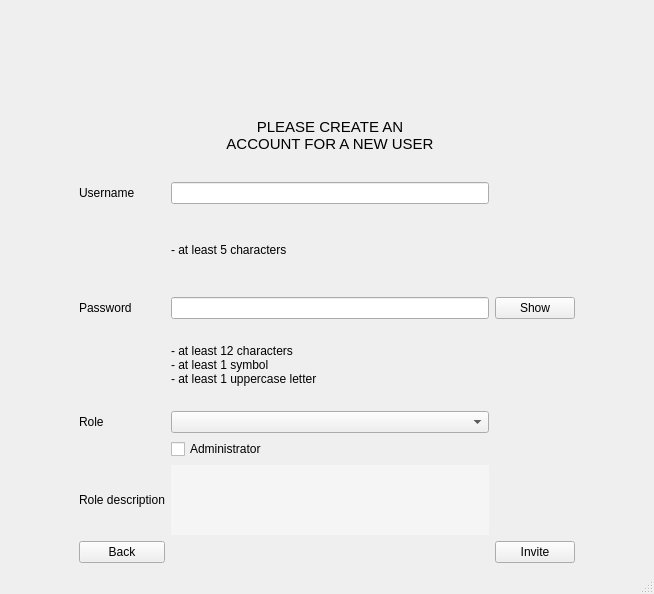
<?xml version="1.0" encoding="UTF-8"?>
<ui version="4.0">
 <class>MainWindow</class>
 <widget class="QMainWindow" name="MainWindow">
  <property name="geometry">
   <rect>
    <x>0</x>
    <y>0</y>
    <width>654</width>
    <height>594</height>
   </rect>
  </property>
  <property name="windowTitle">
   <string>Invite User</string>
  </property>
  <property name="windowIcon">
   <iconset>
    <normaloff>../../resources/logos/favicon.png</normaloff>../../resources/logos/favicon.png</iconset>
  </property>
  <widget class="QWidget" name="centralwidget">
   <layout class="QHBoxLayout" name="horizontalLayout_2">
    <item>
     <layout class="QGridLayout" name="gridLayout">
      <item row="4" column="2">
       <widget class="QLabel" name="label_5">
        <property name="text">
         <string>&lt;html&gt;&lt;head/&gt;&lt;body&gt;&lt;p&gt;- at least 5 characters&lt;/p&gt;&lt;/body&gt;&lt;/html&gt;</string>
        </property>
       </widget>
      </item>
      <item row="12" column="2">
       <widget class="QTextBrowser" name="roleDescription">
        <property name="maximumSize">
         <size>
          <width>16777215</width>
          <height>70</height>
         </size>
        </property>
        <property name="styleSheet">
         <string notr="true">background-color: rgba(255, 255, 255, 100);
border: none;</string>
        </property>
       </widget>
      </item>
      <item row="5" column="3">
       <widget class="QPushButton" name="showButton">
        <property name="text">
         <string>Show</string>
        </property>
       </widget>
      </item>
      <item row="2" column="2">
       <widget class="QLabel" name="label_6">
        <property name="font">
         <font>
          <pointsize>11</pointsize>
         </font>
        </property>
        <property name="text">
         <string>&lt;html&gt;&lt;head/&gt;&lt;body&gt;&lt;p align=&quot;center&quot;&gt;PLEASE CREATE AN&lt;br/&gt;ACCOUNT FOR A NEW USER&lt;/p&gt;&lt;/body&gt;&lt;/html&gt;</string>
        </property>
       </widget>
      </item>
      <item row="10" column="1">
       <widget class="QLabel" name="label">
        <property name="text">
         <string>Role</string>
        </property>
       </widget>
      </item>
      <item row="3" column="1">
       <widget class="QLabel" name="label_2">
        <property name="sizePolicy">
         <sizepolicy hsizetype="Preferred" vsizetype="Preferred">
          <horstretch>0</horstretch>
          <verstretch>0</verstretch>
         </sizepolicy>
        </property>
        <property name="text">
         <string>Username</string>
        </property>
       </widget>
      </item>
      <item row="5" column="1">
       <widget class="QLabel" name="label_3">
        <property name="text">
         <string>Password</string>
        </property>
       </widget>
      </item>
      <item row="5" column="2">
       <widget class="QLineEdit" name="passwordEdit"/>
      </item>
      <item row="3" column="0">
       <spacer name="horizontalSpacer">
        <property name="orientation">
         <enum>Qt::Horizontal</enum>
        </property>
        <property name="sizeType">
         <enum>QSizePolicy::Fixed</enum>
        </property>
        <property name="sizeHint" stdset="0">
         <size>
          <width>70</width>
          <height>0</height>
         </size>
        </property>
       </spacer>
      </item>
      <item row="12" column="1">
       <widget class="QLabel" name="label_4">
        <property name="text">
         <string>Role description</string>
        </property>
       </widget>
      </item>
      <item row="1" column="2">
       <layout class="QHBoxLayout" name="horizontalLayout">
        <item>
         <spacer name="horizontalSpacer_3">
          <property name="orientation">
           <enum>Qt::Horizontal</enum>
          </property>
          <property name="sizeHint" stdset="0">
           <size>
            <width>40</width>
            <height>20</height>
           </size>
          </property>
         </spacer>
        </item>
        <item>
         <widget class="QLabel" name="label_8">
          <property name="maximumSize">
           <size>
            <width>180</width>
            <height>180</height>
           </size>
          </property>
          <property name="text">
           <string/>
          </property>
          <property name="pixmap">
           <pixmap>../../resources/logos/logo_transparent.png</pixmap>
          </property>
          <property name="scaledContents">
           <bool>true</bool>
          </property>
          <property name="margin">
           <number>0</number>
          </property>
         </widget>
        </item>
        <item>
         <spacer name="horizontalSpacer_4">
          <property name="orientation">
           <enum>Qt::Horizontal</enum>
          </property>
          <property name="sizeHint" stdset="0">
           <size>
            <width>40</width>
            <height>20</height>
           </size>
          </property>
         </spacer>
        </item>
       </layout>
      </item>
      <item row="7" column="2">
       <widget class="QLabel" name="label_7">
        <property name="text">
         <string>&lt;html&gt;&lt;head/&gt;&lt;body&gt;&lt;p&gt;- at least 12 characters&lt;br/&gt;- at least 1 symbol&lt;br/&gt;- at least 1 uppercase letter&lt;/p&gt;&lt;/body&gt;&lt;/html&gt;</string>
        </property>
        <property name="textFormat">
         <enum>Qt::AutoText</enum>
        </property>
       </widget>
      </item>
      <item row="5" column="4">
       <spacer name="horizontalSpacer_2">
        <property name="orientation">
         <enum>Qt::Horizontal</enum>
        </property>
        <property name="sizeType">
         <enum>QSizePolicy::Fixed</enum>
        </property>
        <property name="sizeHint" stdset="0">
         <size>
          <width>70</width>
          <height>20</height>
         </size>
        </property>
       </spacer>
      </item>
      <item row="3" column="2">
       <widget class="QLineEdit" name="usernameEdit"/>
      </item>
      <item row="14" column="3">
       <widget class="QPushButton" name="createAccountButton">
        <property name="text">
         <string>Invite</string>
        </property>
       </widget>
      </item>
      <item row="10" column="2">
       <widget class="QComboBox" name="roleList"/>
      </item>
      <item row="14" column="1">
       <widget class="QPushButton" name="backButton">
        <property name="text">
         <string>Back</string>
        </property>
       </widget>
      </item>
      <item row="11" column="2">
       <widget class="QCheckBox" name="checkBox">
        <property name="text">
         <string>Administrator</string>
        </property>
       </widget>
      </item>
     </layout>
    </item>
   </layout>
  </widget>
  <widget class="QMenuBar" name="menubar">
   <property name="geometry">
    <rect>
     <x>0</x>
     <y>0</y>
     <width>654</width>
     <height>22</height>
    </rect>
   </property>
  </widget>
  <widget class="QStatusBar" name="statusbar"/>
 </widget>
 <resources/>
 <connections/>
</ui>
